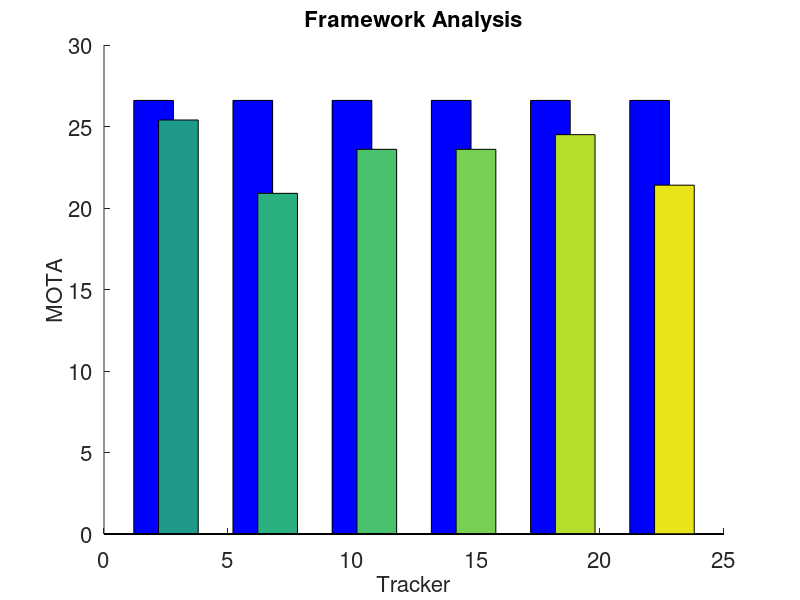

MATLAB code to generate this figure:
% --------------------------------------------------------
% MDP Tracking
% Copyright (c) 2015 CVGL Stanford
% Licensed under The MIT License [see LICENSE for details]
% Written by Yu Xiang
% --------------------------------------------------------
function MOT_plot_bar_new

mota = [26.6, 25.4, 26.6, 20.9, 26.6, 23.6, 26.6, 23.6, 26.6, 24.5, 26.6, 21.4];
close all;
set(gca, 'FontSize', 16)
hold on;

cmap = colormap;
cmap = cmap(33:64,:);
num = numel(mota);
for i = 1:numel(mota)
    if mod(i,2) == 1
        bar(2*i, mota(i), 'Facecolor', 'b');
    else
        index_color = 1 + floor((i-1) * size(cmap,1) / num);
        bar(2*i-1, mota(i), 'Facecolor', cmap(index_color,:));
    end
end
h = ylabel('MOTA');
set(h, 'FontSize', 16);
h = xlabel('Tracker');
set(h, 'FontSize', 16);
h = title('Framework Analysis');
set(h, 'FontSize', 16);